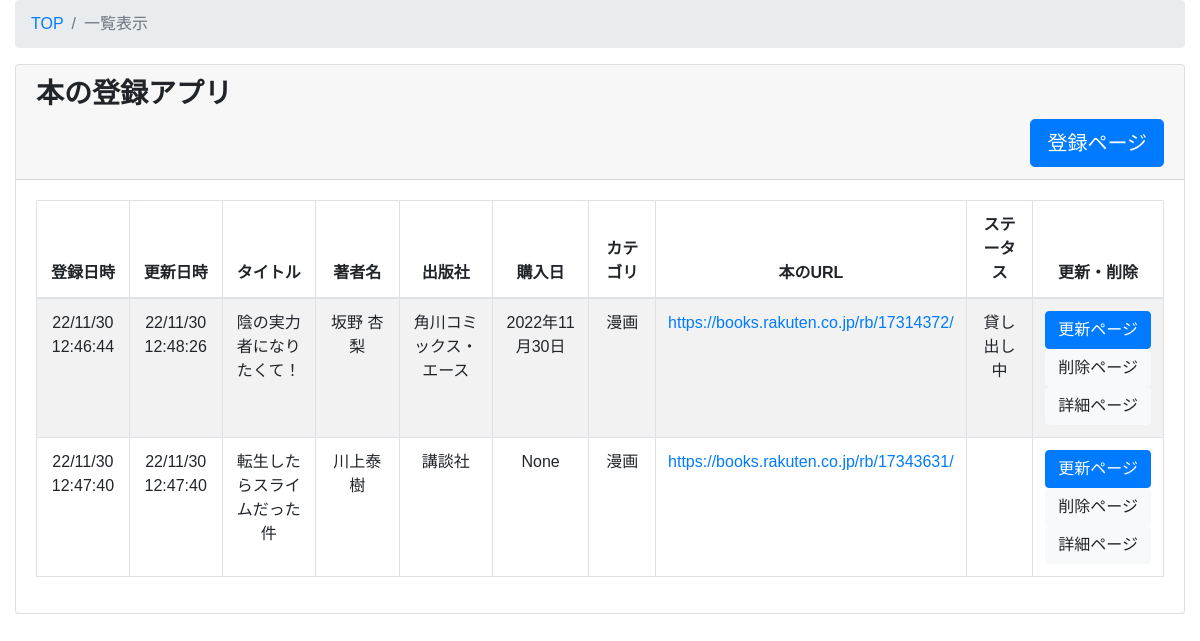
The page / on the database its author committed.
### book/models.py (models this page shows, shortened)
class Book(models.Model):
    class Meta:
       db_table ="book"
       verbose_name ="本の登録"          #追加
       verbose_name_plural ="本の登録"   #追加
    title = models.CharField(verbose_name="本のタイトル", max_length=255, help_text="※入力必須項目")
    author = models.CharField(verbose_name="本の著者名", max_length=30, blank=True)
    publisher = models.CharField(verbose_name="本の出版社", max_length=30, blank=True)
    buydate = models.DateField(verbose_name="購入日",default=datetime.now, null=True, blank=True)
    category = models.ForeignKey(Category, on_delete = models.SET_NULL, verbose_name="カテゴリ", null=True, blank=True)
    url = models.URLField(verbose_name="本のURL（楽天ブックスのURLを入力ください）", max_length=255, help_text="※入力必須項目<br>※重複書籍の登録防止になります", unique=True)
    rental = models.IntegerField(verbose_name="本の貸し出し回数（お手数ですが、貸し出し時に数値をインクリメントください）", blank=True, default=0, help_text="※要望あれば、自動インクリメント機能を実装します")
    email = models.EmailField(verbose_name="本の貸出先E-Mail（本のレンタル時は、E-Mailを入力ください）", max_length=255, blank=True, help_text="※本を返却するときは、E-Mailを削除ください")
    memo = models.TextField(verbose_name="メモ", max_length=255, blank=True)
    comment = models.TextField(verbose_name="本のコメント（書評）", max_length=255, blank=True)
    created_at = models.DateTimeField(verbose_name='登録日時',auto_now_add=True)
    updated_at = models.DateTimeField(verbose_name='更新日時', auto_now=True)

class Category(models.Model):
    class Meta:
       db_table ="category"
       verbose_name ="カテゴリ"         #追加
       verbose_name_plural ="カテゴリ"  #追加
    category_name = models.CharField(max_length=255,unique=True)
    def __str__(self):
       return self.category_name

### book/views.py (the view)
# urls.py: path('', views.BookListView.as_view(), name='book_list'),
class BookListView(ListView):
    model = Book
    template_name = 'book/book_list.html'
    def queryset(self):
        return Book.objects.all().order_by('rental').reverse()

### book/templates/book/book_list.html (shortened to what this page needs)
{% extends 'book/base.html' %}
{% block content %}
<div class="content-wrapper">
  <div class="container-fluid">
  <ol class="breadcrumb">
    <li class="breadcrumb-item">
      <a href="{% url 'book:book_list' %}">TOP</a>
    </li>
    <li class="breadcrumb-item active">一覧表示</li>
  </ol>
   <div class="card mb-3">
     <div class="card-header">
        <h3><b>本の登録アプリ</b></h3>
        <div class="text-right">
          <a class="btn btn-primary btn-lg" href="{% url 'book:create' %}">登録ページ</a>
        </div>
     </div>
     <div class="card-body">
    <div>
       <div class="table-responsive">
       <table id=book_list width="100%" class="table table-striped table-bordered table-hover">
           <thead>
             <tr>
              <th class="text-center">登録日時</th>
              <th class="text-center">更新日時</th>
              <th class="text-center">タイトル</th>
              <th class="text-center">著者名</th>
              <th class="text-center">出版社</th>
              <th class="text-center">購入日</th>
              <th class="text-center">カテゴリ</th>
              <th class="text-center">本のURL</th>
              <th class="text-center">ステータス</th>
              <th class="text-center">更新・削除</th>
             </tr>
           </thead>
           <tbody>
             {% for item in object_list %}
               <tr class="odd gradeX text-center">
                 <td class="text-center" width="100">{{ item.created_at|date:"y/m/d H:i:s" }}</td>
                 <td class="text-center" width="100">{{ item.updated_at|date:"y/m/d H:i:s" }}</td>
                 <td class="text-center" width="140">{{ item.title }}</td>
                 <td class="text-center" width="140">{{ item.author }}</td>
                 <td class="text-center" width="140">{{ item.publisher }}</td>
                 <td class="text-center" width="140">{{ item.buydate }}</td>
                 <td class="text-center" width="100">{{ item.category }}</td>
                 <td class="text-center" width="100"><a href="{{ item.url }}" target="_blank">{{ item.url }}</a></td>
                 {% if item.email %}
                 <td class="text-center" width="100">貸し出し中</td>
                 {% else %}
                 <td class="text-center" width="100"></td>
                 {% endif %}
                 <td class="text-center" width="100">
                   <a class="btn btn-primary" href="{% url 'book:book_update' item.pk %}">更新ページ</a>
                   <a class="btn btn-light" href="{% url 'book:book_delete' item.pk %}">削除ページ</a>
                   <a class="btn btn-light" href="{% url 'book:book_detail' item.pk %}" target="_blank">詳細ページ</a>
                 </td>
               </tr>
           {% endfor %}
           </tbody>
         </table>
     </div>
    </div>
    </div>
    </div>
 </div>
</div>
<br /><br />
{% endblock content %}

### book/templates/book/base.html (shortened to what this page needs)
{% load static %}
<!doctype html>
<html>
<head>
  <link rel="stylesheet" href="https://cdn.datatables.net/t/bs-3.3.6/jqc-1.12.0,dt-1.10.11/datatables.min.css"/>
  <link rel="stylesheet" href="https://maxcdn.bootstrapcdn.com/bootstrap/4.0.0-beta.2/css/bootstrap.min.css">
  <link rel='stylesheet' type="text/css" href="{% static 'style.css' %}">
</head>
<body>
 {% block content %}{% endblock %}
</body>
</html>

### book/static/style.css (style rules this page uses)
body { font-family: 'M PLUS Rounded 1c', sans-serif; }

### rows shown on the page
Book: created_at "22/11/30 12:46:44", updated_at "22/11/30 12:48:26", title "陰の実力者になりたくて！", author "坂野 杏梨", publisher "角川コミックス・エース", buydate "2022年11月30日", category "漫画", url "https://books.rakuten.co.jp/rb/17314372/", email "貸し出し中"
Book: created_at "22/11/30 12:47:40", updated_at "22/11/30 12:47:40", title "転生したらスライムだった件", author "川上泰樹", publisher "講談社", buydate "None", category "漫画", url "https://books.rakuten.co.jp/rb/17343631/"
